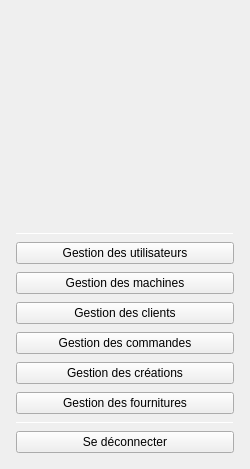
     <widget class="QFrame" name="sidebar">
      <property name="sizePolicy">
       <sizepolicy hsizetype="Fixed" vsizetype="Expanding">
        <horstretch>0</horstretch>
        <verstretch>0</verstretch>
       </sizepolicy>
      </property>
      <property name="minimumSize">
       <size>
        <width>250</width>
        <height>0</height>
       </size>
      </property>
      <property name="maximumSize">
       <size>
        <width>250</width>
        <height>16777215</height>
       </size>
      </property>
      <property name="frameShape">
       <enum>QFrame::NoFrame</enum>
      </property>
      <layout class="QVBoxLayout" name="layoutSidebar">
       <property name="spacing">
        <number>8</number>
       </property>
       <property name="leftMargin">
        <number>16</number>
       </property>
       <property name="topMargin">
        <number>20</number>
       </property>
       <property name="rightMargin">
        <number>16</number>
       </property>
       <property name="bottomMargin">
        <number>16</number>
       </property>
       <item alignment="Qt::AlignmentFlag::AlignHCenter">
        <widget class="QLabel" name="labelLogo">
         <property name="minimumSize">
          <size>
           <width>150</width>
           <height>205</height>
          </size>
         </property>
         <property name="maximumSize">
          <size>
           <width>150</width>
           <height>205</height>
          </size>
         </property>
         <property name="pixmap">
          <pixmap resource="resources.qrc">:/logo_mesura.png</pixmap>
         </property>
         <property name="scaledContents">
          <bool>true</bool>
         </property>
         <property name="alignment">
          <set>Qt::AlignCenter</set>
         </property>
        </widget>
       </item>
       <item>
        <widget class="QFrame" name="lineSidebar1">
         <property name="minimumSize">
          <size>
           <width>0</width>
           <height>1</height>
          </size>
         </property>
         <property name="maximumSize">
          <size>
           <width>16777215</width>
           <height>1</height>
          </size>
         </property>
         <property name="frameShape">
          <enum>QFrame::HLine</enum>
         </property>
         <property name="frameShadow">
          <enum>QFrame::Sunken</enum>
         </property>
        </widget>
       </item>
       <item>
        <widget class="QPushButton" name="btnUtilisateurs">
         <property name="cursor">
          <cursorShape>PointingHandCursor</cursorShape>
         </property>
         <property name="text">
          <string>Gestion des utilisateurs</string>
         </property>
         <property name="role" stdset="0">
          <cstring>menu</cstring>
         </property>
        </widget>
       </item>
       <item>
        <widget class="QPushButton" name="btnGestionMachines">
         <property name="cursor">
          <cursorShape>PointingHandCursor</cursorShape>
         </property>
         <property name="text">
          <string>Gestion des machines</string>
         </property>
         <property name="role" stdset="0">
          <cstring>menuActif</cstring>
         </property>
        </widget>
       </item>
       <item>
        <widget class="QPushButton" name="btnClients">
         <property name="cursor">
          <cursorShape>PointingHandCursor</cursorShape>
         </property>
         <property name="text">
          <string>Gestion des clients</string>
         </property>
         <property name="role" stdset="0">
          <cstring>menu</cstring>
         </property>
        </widget>
       </item>
       <item>
        <widget class="QPushButton" name="btnCommandes">
         <property name="cursor">
          <cursorShape>PointingHandCursor</cursorShape>
         </property>
         <property name="text">
          <string>Gestion des commandes</string>
         </property>
         <property name="role" stdset="0">
          <cstring>menu</cstring>
         </property>
        </widget>
       </item>
       <item>
        <widget class="QPushButton" name="btnCreations">
         <property name="cursor">
          <cursorShape>PointingHandCursor</cursorShape>
         </property>
         <property name="text">
          <string>Gestion des créations</string>
         </property>
         <property name="role" stdset="0">
          <cstring>menu</cstring>
         </property>
        </widget>
       </item>
       <item>
        <widget class="QPushButton" name="btnFournitures">
         <property name="cursor">
          <cursorShape>PointingHandCursor</cursorShape>
         </property>
         <property name="text">
          <string>Gestion des fournitures</string>
         </property>
         <property name="role" stdset="0">
          <cstring>menu</cstring>
         </property>
        </widget>
       </item>
       <item>
        <spacer name="spacerSidebar">
         <property name="orientation">
          <enum>Qt::Vertical</enum>
         </property>
         <property name="sizeHint">
          <size>
           <width>0</width>
           <height>0</height>
          </size>
         </property>
         <property name="sizeType">
          <enum>QSizePolicy::Expanding</enum>
         </property>
        </spacer>
       </item>
       <item>
        <widget class="QFrame" name="lineSidebar2">
         <property name="minimumSize">
          <size>
           <width>0</width>
           <height>1</height>
          </size>
         </property>
         <property name="maximumSize">
          <size>
           <width>16777215</width>
           <height>1</height>
          </size>
         </property>
         <property name="frameShape">
          <enum>QFrame::HLine</enum>
         </property>
         <property name="frameShadow">
          <enum>QFrame::Sunken</enum>
         </property>
        </widget>
       </item>
       <item>
        <widget class="QPushButton" name="btnDeconnexion">
         <property name="cursor">
          <cursorShape>PointingHandCursor</cursorShape>
         </property>
         <property name="text">
          <string>Se déconnecter</string>
         </property>
         <property name="role" stdset="0">
          <cstring>menuDeconnexion</cstring>
         </property>
        </widget>
       </item>
      </layout>
     </widget>
